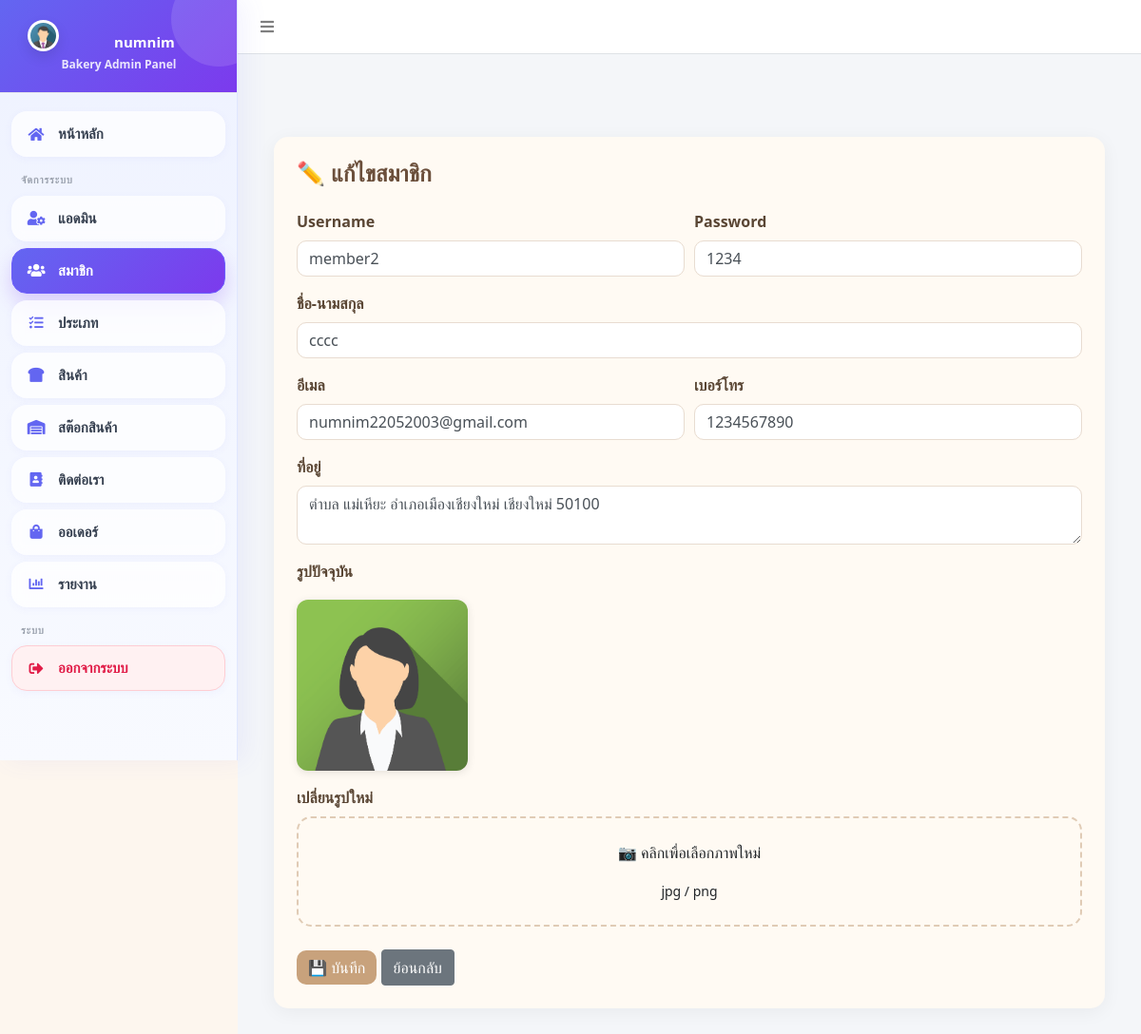
Screenshot of /admin/member.php?act=edit&m_id=3 (signed in) with the database file from the repository.
### tables this page shows
CREATE TABLE `tbl_member` (
  `m_id` int(11) NOT NULL,
  `m_username` varchar(100) NOT NULL,
  `m_password` varchar(255) NOT NULL,
  `m_name` varchar(150) DEFAULT NULL,
  `m_email` varchar(150) DEFAULT NULL,
  `m_tel` varchar(50) DEFAULT NULL,
  `m_address` text,
  `m_level` varchar(20) DEFAULT 'member',
  `m_img` varchar(255) DEFAULT NULL,
  `m_status` tinyint(1) DEFAULT '1'
);

### admin/member_edit.php (the view, shortened to what this page needs)
<!DOCTYPE html>
<html lang="th">
<head>
    <link rel="stylesheet" href="https://cdn.jsdelivr.net/npm/bootstrap@4.6.2/dist/css/bootstrap.min.css">
</head>
<body>
    <?php
    if (isset($_GET['m_id'])) {
        include '../condb.php';
        $stmt_m = $conn->prepare("SELECT * FROM tbl_member WHERE m_id=?");
        $stmt_m->execute([$_GET['m_id']]);
        $row_em = $stmt_m->fetch(PDO::FETCH_ASSOC);
    }
    ?>
    <div class="container mt-5">
        <div class="card card-custom p-4">
            <h4 class="title mb-4">✏️ แก้ไขสมาชิก</h4>
            <form action="member_edit_db.php" method="post" enctype="multipart/form-data">
                <div class="form-row">
                    <div class="form-group col-md-6">
                        <label>Username</label>
                        <input type="text" name="m_username" value="<?= $row_em['m_username']; ?>" class="form-control">
                    </div>
                    <div class="form-group col-md-6">
                        <label>Password</label>
                        <input type="text" name="m_password" value="<?= $row_em['m_password']; ?>" class="form-control">
                    </div>
                </div>
                <div class="form-group">
                    <label>ชื่อ-นามสกุล</label>
                    <input type="text" name="m_name" value="<?= $row_em['m_name']; ?>" class="form-control">
                </div>
                <div class="form-row">
                    <div class="form-group col-md-6">
                        <label>อีเมล</label>
                        <input type="email" name="m_email" value="<?= $row_em['m_email']; ?>" class="form-control">
                    </div>
                    <div class="form-group col-md-6">
                        <label>เบอร์โทร</label>
                        <input type="text" name="m_tel" value="<?= $row_em['m_tel']; ?>" class="form-control">
                    </div>
                </div>
                <div class="form-group">
                    <label>ที่อยู่</label>
                    <textarea name="m_address" class="form-control"><?= $row_em['m_address']; ?></textarea>
                </div>
                <div class="form-group">
                    <label>รูปปัจจุบัน</label><br>
                    <img src="m_img/<?= $row_em['m_img']; ?>" class="preview-img">
                </div>
                <div class="form-group">
                    <label>เปลี่ยนรูปใหม่</label>
                    <div id="uploadBox" class="upload-box text-center p-4">
                        <p>📷 คลิกเพื่อเลือกภาพใหม่</p>
                        <small>jpg / png</small>
                    </div>
                </div>
                <div class="mt-4">
                    <button type="submit" class="btn btn-primary">💾 บันทึก</button>
                    <a href="member.php" class="btn btn-secondary">ย้อนกลับ</a>
                </div>
            </form>
        </div>
    </div>
</body>
</html>

### admin/menu.php (style rules this page uses)
body { margin: 0; font-family: 'Sarabun', sans-serif; }
.wrapper, .content, .container-fluid, .card, .hero-card, .filter-card, .table-card, .report-card, .main-card { position: relative; z-index: 1; }

### admin/member_edit.php (style rules this page uses)
body { background: #fdf6ee; font-family: 'Segoe UI', sans-serif; }
.card-custom { background: #fffaf3; border: none; border-radius: 15px; box-shadow: 0 4px 20px rgba(0, 0, 0, 0.05); }
.title { color: #6b4f3b; font-weight: 600; }
label { color: #5a4634; font-weight: 500; }
.form-control { border-radius: 10px; border: 1px solid #e8dcd1; }
.btn-primary { background: #c8a27c; border: none; border-radius: 10px; }
.upload-box { border: 2px dashed #e0cbb5; border-radius: 15px; background: #fffaf3; cursor: pointer; transition: .3s; }
.preview-img { width: 180px; height: 180px; object-fit: cover; border-radius: 12px; box-shadow: 0 2px 10px rgba(0, 0, 0, 0.1); margin-top: 10px; }

### rows the page displays
tbl_member: m_username "member2", m_password "1234", m_name "cccc", m_email "numnim22052003@gmail.com", m_tel "1234567890", m_address "ตำบล แม่เหียะ อำเภอเมืองเชียงใหม่ เชียงใหม่ 50100", m_img (picture)

### other values shown
$_SESSION['m_name'] "numnim"
